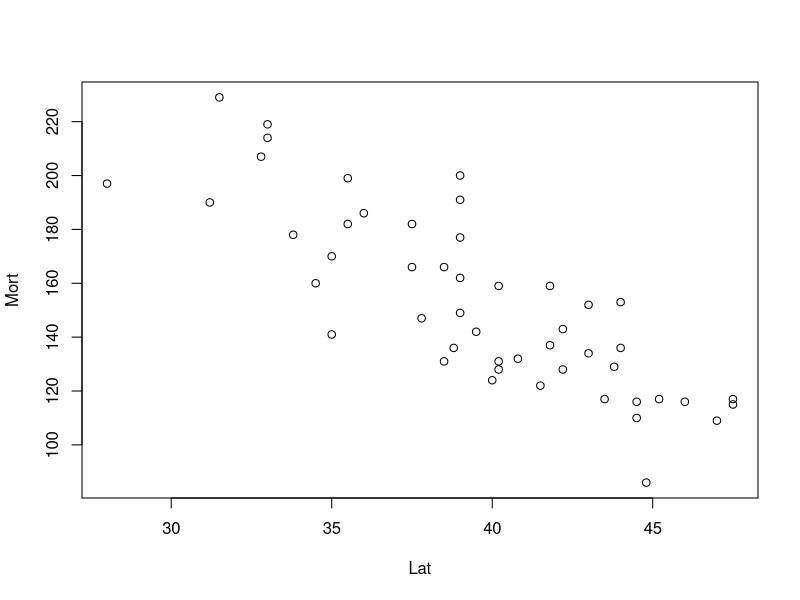
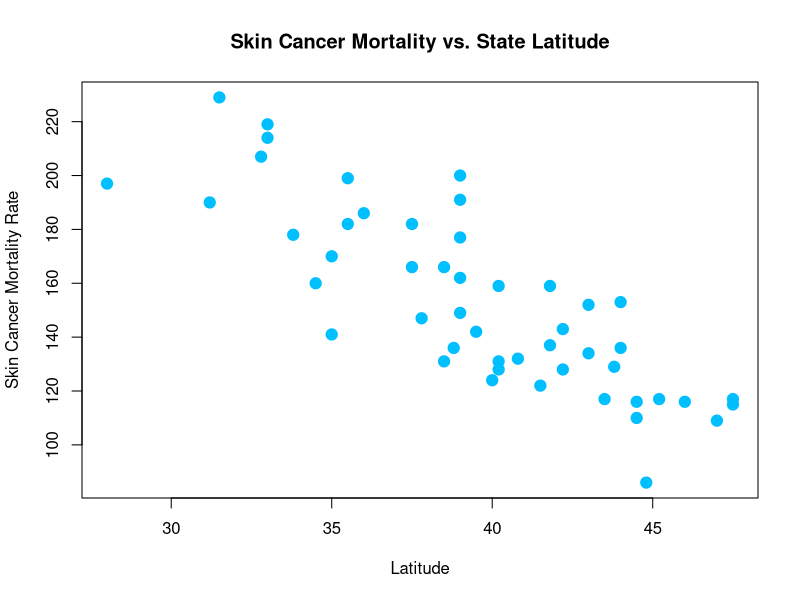
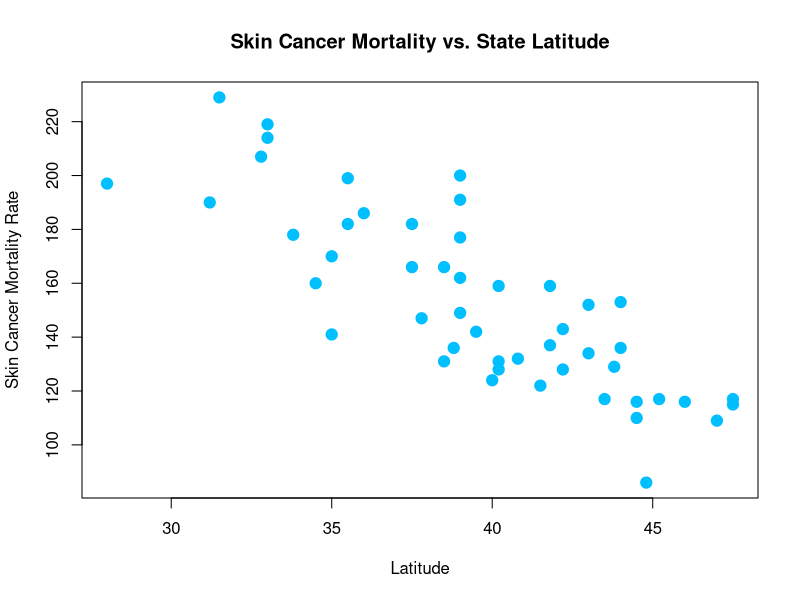

Source code (R) for these figures, in order:
## ---- chunk 1
# define function
get_sd = function(x, biased = FALSE) {
  n = length(x) - 1 * !biased
  sqrt((1 / n) * sum((x - mean(x)) ^ 2))
}

# generate random sample data
set.seed(42)
(test_sample = rnorm(n = 10, mean = 2, sd = 5))

# run function on generated data
get_sd(test_sample)
## ---- chunk 2
library(readr)
example_data = read_table("data/skincancer.txt")
## ---- chunk 3
#install.packages("ggplot2")
library(ggplot2)
## ---- chunk 4
#install.packages("rmarkdown")
## ---- chunk 5
plot(Mort ~ Lat, data = example_data)
## ---- chunk 6
plot(Mort ~ Lat, data = example_data,
     xlab = "Latitude",
     ylab = "Skin Cancer Mortality Rate",
     main = "Skin Cancer Mortality vs. State Latitude",
     pch  = 19,
     cex  = 1.5,
     col  = "deepskyblue")
## ---- chunk 7
plot(Mort ~ Lat, data = example_data,
     xlab = "Latitude",
     ylab = "Skin Cancer Mortality Rate",
     main = "Skin Cancer Mortality vs. State Latitude",
     pch  = 19,
     cex  = 1.5,
     col  = "deepskyblue")
## ---- chunk 8
print("Hello World!")
## ---- chunk 9
x = 1:10
y = 1:10
summary(lm(y ~ x))
